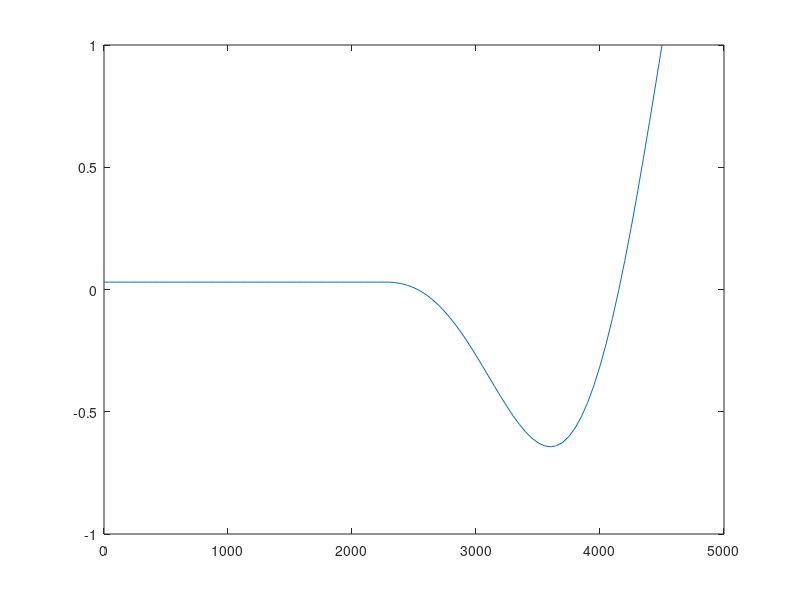

Write MATLAB code to recreate this figure.
clear

%%
close all

zscale1=1.7*1.e3; % peak updraft velocity altitude
zscale2=2.7*1.e3; % top of the plume
dt=1;

zp=0:25:3000;
xp=0:50:9000;

pz=101300*exp(-9.8*0.029*zp/(8.314*298));
rho=pz./(287*298);

dzp=[zp(2:end) zp(end)];
dxp=[xp(2:end) xp(end)];

nz=length(zp)-1;
nx=length(xp)-1;
phi=zeros(nx+1,nz+1);

AMPL0=1.0;
AMPL20=0;
xscale0=1.8*1.e3;
xscale1=xscale0/4;
AMPA=3.5;
AMPB=3.0;
AMP2A=0.6*1.e3;
AMP2B=0.5*1.e3;
tscale1=600;
tscale2=900;

zer0=1.07687398631180;
zer1=5.38572965402801;
xt=3.64359716742540;
mx=0.5*xscale0/(zer1-xt);
xdisp=4500-zer1*mx;
x1r=zer1*mx;
my=x1r^2*cos(x1r/mx);

for t=1%1:3600
   
   if t<300
      AMPL=AMPL0;
      AMPL2=AMPL20;
      xscale=xscale0;
      
   elseif t>=300 && t<900
      AMPL=AMPL0;
      AMPL2=AMP2A*(cos(pi*((t-300.)/tscale1 - 1.)) + 1.);
      xscale=xscale0;
      
   elseif t>=900 && t<1500
      MPL=AMPA*(cos(pi*((t-900.)/tscale1 + 1.)) +1.) + AMPL0;
      AMPL2=AMP2A*(cos(pi*((t-300.)/tscale1 - 1.)) + 1.);
      xscale=xscale0;
   elseif t>=1500 && t<2100
      AMPL=AMPB*(cos(pi*(t-1500.)/tscale2) +1.) + 2.*AMPL0;
      AMPL2=AMP2B*(cos(pi*((t-1500.)/tscale2 - 1.)) + 1.);
      xscale=xscale0;
   elseif t>=2100 && t<2400
      AMPL=AMPB*(cos(pi*(t-1500.)/tscale2) +1.) + 2.*AMPL0;
      AMPL2=AMP2B*(cos(pi*((t-1500.)/tscale2 - 1.)) + 1.);
      xscale=xscale0;
   else
      t1=2400.;
      AMPL=AMPB*(cos(pi*(t1-1500.)/tscale2) +1.) + 2.*AMPL0;
      AMPL2=AMP2B*(cos(pi*((t1-1500.)/tscale2 - 1.)) + 1.);
      xscale=xscale0;
   end
   
   distc=0.8;
   AMPL=AMPL/pi*xscale;
   ZTOP=zp(nz+1)/zscale1;
   XCEN=.5*xp(nx+1);
   nxmid=nx/2+1;
   X0=(xp(nx+1)-xscale)/2.; % left edge of the updraft plume
   X1=(xp(nx+1)-xscale1-xscale0*distc)/2.;
   
   ft=0; % first time checker
   for i=1:nxmid
      for k=1:nz+1
         ZZ1=zp(k)/zscale1;
         ZZ2=zp(k)/zscale2;
         XL=abs(xp(i)-XCEN); % distance from the center
         XX=XL/(xscale*0.5); % XL scaled by half plume width
         XX1=XL/((xscale1+xscale0)*0.5);
         ZL=2.*zscale1;
         phi(i,k)=0.;
         
         if xp(i)>=zer0*mx+xdisp
            
            % check if this is the first time the program enters "else"
            % do this for the entire column
            % might not be compatible with parallel computing
            if ft==0 
               ydisp=(xp(i)-xdisp).^2.*cos((xp(i)-xdisp)/mx)/my;
               if k==nz+1
                  ft=1;
               end
            end
            if ZZ1<1 % below altitude @ the peak velocity   
               phi(i,k)=((xp(i)-xdisp).^2.*...
                  cos((xp(i)-xdisp)/mx)/my-1-ydisp)*sin(pi*zp(k)/ZL);
            elseif ZZ1>=1 && ZZ2<=1 % between peak vel and top
               ZL=2.*(zscale2-zscale1);
               phi(i,k)=((xp(i)-xdisp).^2.*...
                  cos((xp(i)-xdisp)/mx)/my-1-ydisp)*...
                  sin(pi*(.5+(zp(k)-zscale1)/ZL));
            end
            
         else
            if ZZ1<1
               phi(i,k)=-sin(pi*zp(k)/ZL);
            elseif ZZ1>=1 && ZZ2<1
               ZL=2.*(zscale2-zscale1);
               phi(i,k)=-sin(pi*(.5+(zp(k)-zscale1)/ZL));
            end
         end
         
      end
   end

   for k=1:nz+1
      yscale=1/(1+phi(nxmid,k));
      phi(1:nxmid,k)=(phi(1:nxmid,k)+1)*yscale-1;
   end
   
   phi=phi*AMPL;
   
%    figure('Position',[1722 557 560 420]); plot(xp,phi(:,68));

%    xlim([3000 4200])
%    ylim([-1.2 -0.8])
%    figure('Position',[208 273 560 420]); 
%    figure; plot(xp,-exp(-((xp-X1)/xscale1).^2/g_wid))
   
   for i=nxmid:nx+1
      for k=1:nz+1
         phi(i,k)=-phi(nx+1-i+1,k);
      end
   end
   
   for k=1:nz+1
      zsh=zp(k)/zscale2;
      for i=1:nx+1
         phi(i,k)=phi(i,k) - AMPL2*.5*zsh^2.;
      end
   end
   
   for i=1:nx+1
      for k=1:nz
         ux(i,k)=-(phi(i,k+1)-phi(i,k))/dzp(k)*dt/dxp(i);
      end
   end
   
   for k=1:nz+1
      for i=1:nx
         uz(i,k)=(phi(i+1,k)-phi(i,k))/dxp(i)*dt/dzp(k);
      end
   end
   
   for i=1:nx
      for k=1:nz
         vv(k,i)=0.5*(ux(i,k)+ux(i+1,k))/dt*dxp(i)/rho(k);
         ww(k,i)=0.5*(uz(i,k)+uz(i,k+1))/dt*dzp(k)/rho(k);
      end
   end
   
%    contourf(xp,zp,phi')
%    set(gca,'YDir','normal')
%    colorbar
%    
   figure('Position',[1722 57 560 420]); 
   imagesc(xp,zp,ww*100)
   set(gca,'YDir','normal')
   colorbar
end

%%
% close all

x=0:50:4500;
ft=0;
for ix=length(x):-1:1
   if x(ix)>=zer0*mx+xdisp
      y(ix)=(x(ix)-xdisp).^2.*cos((x(ix)-xdisp)/mx)/my;
   else
      % check if this is the first time the program enters "else"
      % not compatible with parallel computing
      if ft==0 
         ydisp=y(ix+1);
         ft=1;
      end
      y(ix)=ydisp;
   end
end

% y=(y-ydisp)*(max(y)-min(y))/(max(y)-ydisp-min(y))-1;

plot(x,y)
% ylim([-1 0])
% plot(x,); hold off